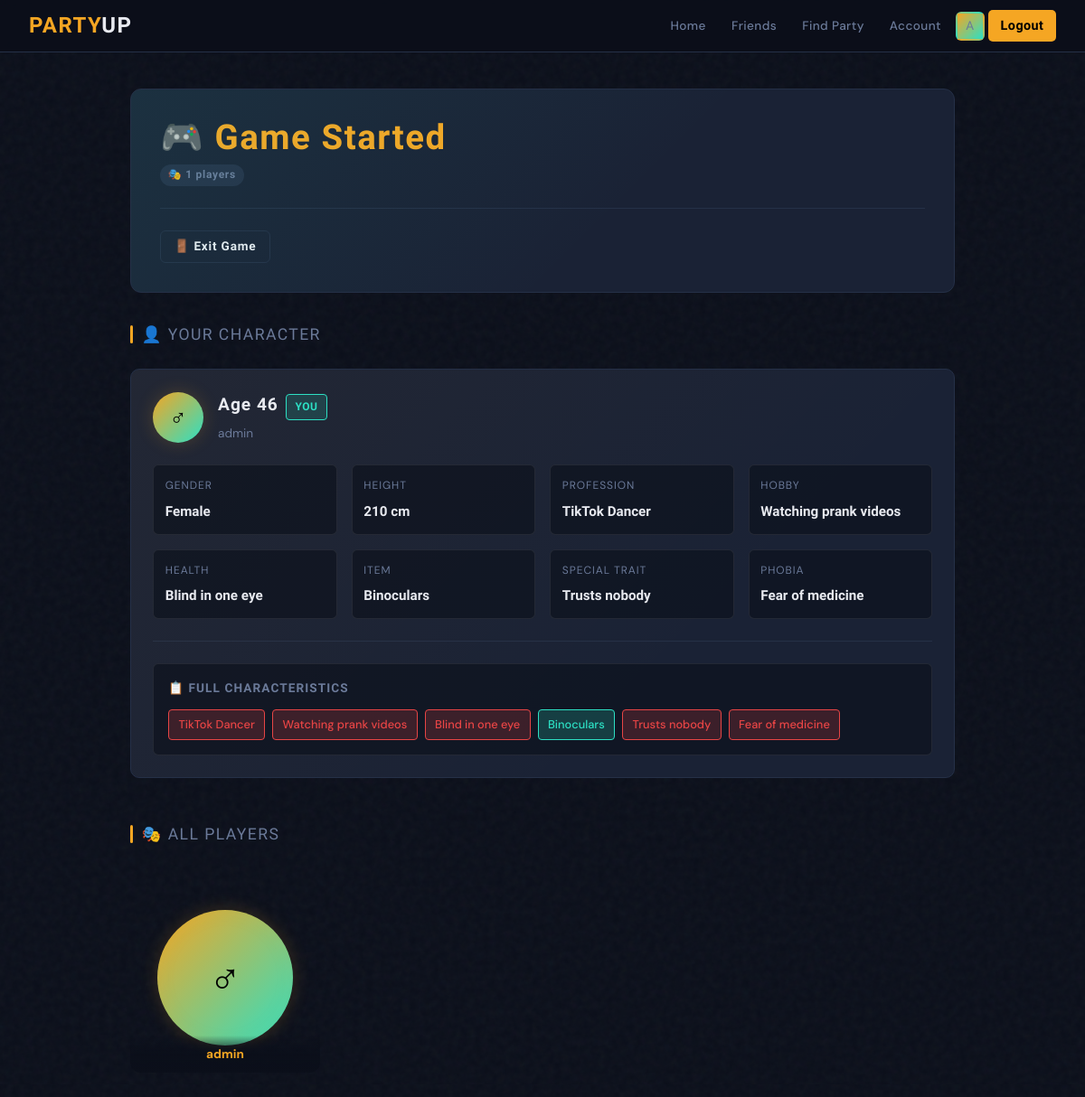
Screenshot of /game/game/1/ (signed in) with the database file from the repository.
### Bunker_App/models.py (models this page shows, shortened)
class Game(models.Model):
    id = models.AutoField(primary_key=True)
    lobby = models.ForeignKey(Lobby, on_delete=models.SET_NULL, null=True, blank=True)
    started_at = models.DateTimeField(auto_now_add=True)
    finished_at = models.DateTimeField(null=True, blank=True)

class PlayerCharacter(models.Model):
    game = models.ForeignKey(Game, on_delete=models.CASCADE, related_name='player_characters')
    player = models.ForeignKey(User, on_delete=models.CASCADE, related_name='game_characters')
    age = models.IntegerField()
    gender = models.CharField(max_length=20)
    height = models.CharField(max_length=20)
    profession = models.CharField(max_length=100)
    hobby = models.CharField(max_length=100)
    health = models.CharField(max_length=100)
    item = models.CharField(max_length=100)
    special_trait = models.CharField(max_length=200)
    phobia = models.CharField(max_length=100)
    characteristics = models.JSONField(default=list)  # Store all characteristics including bad ones

### Bunker_App/views.py (the view)
# urls.py: path('game/<int:game_id>/', game_detail_view, name='game_detail'),
@login_required_message
def game_detail_view(request, game_id):
    try:
        game = Game.objects.get(id=game_id)
        try:
            player_character = game.player_characters.get(player=request.user)
        except PlayerCharacter.DoesNotExist:
            messages.error(request, 'You are not a participant in this game.')
            return redirect('main')
        all_characters = game.player_characters.all().select_related('player')
        return render(request, 'game_detail.html', {
            'game': game,
            'player_character': player_character,
            'all_characters': all_characters,
        })
    except Game.DoesNotExist:
        messages.error(request, 'Game does not exist.')
        return redirect('main')
    except PlayerCharacter.DoesNotExist:
        messages.error(request, 'Your character not found in this game.')
        return redirect('main')

### Bunker_App/utils.py (called while the page is built)
def login_required_message(view_func):
    @wraps(view_func)
    def wrapper(request, *args, **kwargs):
        if not request.user.is_authenticated:
            messages.warning(request, "Try to login to access this page")
            return redirect('login')  # redirect to your login page
        return view_func(request, *args, **kwargs)
    return wrapper

### Bunker_App/templates/game_detail.html (shortened to what this page needs)
{% extends "base.html" %}
{% block content %}
<div class="game-hero anim">
  <div style="display:flex; justify-content:space-between; align-items:flex-start; flex-wrap:wrap; gap:1.5rem;">
    <div>
      <h1 style="font-size:2.4rem; margin-bottom:.25rem;">🎮 Game Started</h1>
      <p style="color:var(--muted); font-size:.9rem; margin-top:.5rem;">
        <span class="badge badge-muted">🎭 {{ game.player_characters.count }} players</span>
      </p>
    </div>
  </div>
  <hr class="divider" />
  <div style="display:flex; gap:.75rem;">
    <a href="{% url 'exit_game' game.id %}" class="btn btn-outline btn-sm"
      onclick="return confirm('Exit this game?')">
      🚪 Exit Game
    </a>
  </div>
</div>
<div style="margin-bottom:3rem;">
  <div class="section-title">👤 Your Character</div>
  <div class="character-card">
    <div class="char-header">
      <div class="char-avatar">
        {% if player_character.player.profile.avatar %}
          <img src="{{ player_character.player.profile.avatar.url }}" alt="avatar" />
        {% else %}
          {% if player_character.gender == 'female' %}♀{% else %}♂{% endif %}
        {% endif %}
      </div>
      <div class="char-info">
        <div class="char-name">Age {{ player_character.age }}<span class="char-badge-you">You</span></div>
        <div class="char-user">{{ player_character.player.username }}</div>
      </div>
    </div>
    <div class="char-grid">
      <div class="char-trait"><span class="char-trait-label">Gender</span><div class="char-trait-value">{{ player_character.gender|title }}</div></div>
      <div class="char-trait"><span class="char-trait-label">Height</span><div class="char-trait-value">{{ player_character.height }}</div></div>
      <div class="char-trait"><span class="char-trait-label">Profession</span><div class="char-trait-value">{{ player_character.profession }}</div></div>
      <div class="char-trait"><span class="char-trait-label">Hobby</span><div class="char-trait-value">{{ player_character.hobby }}</div></div>
      <div class="char-trait"><span class="char-trait-label">Health</span><div class="char-trait-value">{{ player_character.health }}</div></div>
      <div class="char-trait"><span class="char-trait-label">Item</span><div class="char-trait-value">{{ player_character.item }}</div></div>
      <div class="char-trait"><span class="char-trait-label">Special Trait</span><div class="char-trait-value">{{ player_character.special_trait }}</div></div>
      <div class="char-trait"><span class="char-trait-label">Phobia</span><div class="char-trait-value">{{ player_character.phobia }}</div></div>
    </div>
    <hr class="divider" />
    <div class="char-characteristics">
      <div class="char-characteristics-title">📋 Full Characteristics</div>
      <div class="char-characteristics-list">
        {% for char_type, char_value, quality in player_character.characteristics %}
          <span class="char-trait-tag {{ quality }}">{{ char_value }}</span>
        {% endfor %}
      </div>
    </div>
  </div>
</div>
<div>
  <div class="section-title">🎭 All Players</div>
  <div class="roster-container">
    {% for character in all_characters %}
    <div class="roster-card">
      <div class="roster-card-avatar">
        {% if character.player.profile.avatar %}
          <img src="{{ character.player.profile.avatar.url }}" alt="{{ character.player.username }}" />
        {% else %}
          {% if character.gender == 'female' %}♀{% else %}♂{% endif %}
        {% endif %}
      </div>
      <div class="roster-card-username">{{ character.player.username }}</div>
    </div>
    {% endfor %}
  </div>
</div>
{% endblock content %}

### Bunker_App/templates/base.html (shortened to what this page needs)
<!DOCTYPE html>
<html lang="en">
<head>
</head>
<body>
{% if request.user.is_authenticated %}
<nav>
  <a class="nav-brand" href="{% url 'main' %}">PARTY<span>UP</span></a>
  <div class="nav-links">
    <a href="{% url 'main' %}">Home</a>
    <a href="{% url 'friends' %}">Friends</a>
    <a href="{% url 'find_party' %}">Find Party</a>
    <a href="{% url 'account' %}">Account</a>
    <a href="{% url 'account' %}" class="nav-avatar" title="{{ request.user.username }}">
      {% if request.user.profile.avatar %}
        <img src="{{ request.user.profile.avatar.url }}" alt="avatar" />
      {% else %}
        {{ request.user.username|first|upper }}
      {% endif %}
    </a>
    <a href="{% url 'logout' %}" class="btn-gold" style="border-radius:5px;padding:.35rem .85rem;font-family:var(--font-head);font-weight:700;font-size:.9rem;">Logout</a>
  </div>
</nav>
{% endif %}
<div class="page-wrap">
  {% block content %}{% endblock %}
</div>
</body>
</html>

### Bunker_App/templates/base.html (style rules this page uses)
*, *::before, *::after { box-sizing: border-box; margin: 0; padding: 0; }
:root { --bg: #0b0f1a; --surface: #111827; --card: #1a2235; --border: #253047; --gold: #f5a623; --gold-dim: #b37818; --teal: #2de0c4; --red: #e84545; --text: #e8eaf0; --muted: #6b7a99; --radius: 6px; --font-head: 'Barlow Condensed', sans-serif; --font-body: 'DM Sans', sans-serif; }
html { scroll-behavior: smooth; }
body { background: var(--bg); color: var(--text); font-family: var(--font-body); font-size: 15px; min-height: 100vh; line-height: 1.6; }
body::before { content: ''; position: fixed; inset: 0; z-index: 0; pointer-events: none; }
nav { position: sticky; top: 0; z-index: 100; background: rgba(11,15,26,.92); backdrop-filter: blur(14px); border-bottom: 1px solid var(--border); display: flex; align-items: center; justify-content: space-between; padding: 0 2rem; height: 58px; }
.nav-brand { font-family: var(--font-head); font-size: 1.5rem; font-weight: 800; letter-spacing: .06em; color: var(--gold); text-decoration: none; }
.nav-brand span { color: var(--text); }
.nav-links { display: flex; align-items: center; gap: .25rem; }
.nav-links a { color: var(--muted); text-decoration: none; font-size: .85rem; font-weight: 500; letter-spacing: .03em; padding: .4rem .75rem; border-radius: var(--radius); transition: color .2s, background .2s; }
.nav-links .btn-gold { background: var(--gold); color: #000; font-weight: 700; }
.nav-avatar { width: 32px; height: 32px; border-radius: 50%; background: linear-gradient(135deg, var(--gold), var(--teal)); display: flex; align-items: center; justify-content: center; font-family: var(--font-head); font-size: .95rem; font-weight: 800; color: #000; overflow: hidden; flex-shrink: 0; text-decoration: none; border: 2px solid transparent; transition: border-color .2s; }
.page-wrap { position: relative; z-index: 1; max-width: 960px; margin: 0 auto; padding: 2.5rem 1.5rem; }
h1, h2, h3 { font-family: var(--font-head); font-weight: 800; letter-spacing: .04em; line-height: 1.1; }
h1 { font-size: 2.6rem; color: var(--gold); }
.btn { display: inline-flex; align-items: center; justify-content: center; gap: .5rem; font-family: var(--font-head); font-size: 1rem; font-weight: 700; letter-spacing: .06em; padding: .6rem 1.4rem; border-radius: var(--radius); border: none; cursor: pointer; text-decoration: none; transition: transform .15s, box-shadow .15s, background .15s; }
.btn-outline { background: transparent; color: var(--text); border: 1px solid var(--border); }
.btn-sm { font-size: .85rem; padding: .4rem .9rem; }
.badge { display: inline-block; font-family: var(--font-head); font-size: .75rem; font-weight: 700; letter-spacing: .06em; padding: .15rem .55rem; border-radius: 99px; vertical-align: middle; }
.badge-muted { background: var(--border); color: var(--muted); }
.divider { border: none; border-top: 1px solid var(--border); margin: 1.5rem 0; }
.anim { animation: fadeUp .4s ease both; }

### rows the page displays
Game: player_characters.count "1"
PlayerCharacter: age "46", player.username "admin", gender "Female", height "210 cm", profession "TikTok Dancer", hobby "Watching prank videos", health "Blind in one eye", item "Binoculars", special_trait "Trusts nobody", phobia "Fear of medicine"

### other values shown
{{ request.user.username|first|upper }} "A"
{{ char_value }} "TikTok Dancer" "Watching prank videos" "Blind in one eye" "Binoculars" "Trusts nobody" "Fear of medicine"
